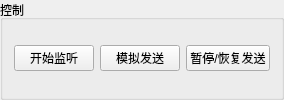
             <widget class="QGroupBox" name="groupBox_14">
              <property name="maximumSize">
               <size>
                <width>16777215</width>
                <height>195</height>
               </size>
              </property>
              <property name="title">
               <string>控制</string>
              </property>
              <layout class="QVBoxLayout" name="verticalLayout_63">
               <item>
                <layout class="QHBoxLayout" name="horizontalLayout_87">
                 <item>
                  <widget class="QPushButton" name="startListen">
                   <property name="sizePolicy">
                    <sizepolicy hsizetype="Preferred" vsizetype="Fixed">
                     <horstretch>0</horstretch>
                     <verstretch>0</verstretch>
                    </sizepolicy>
                   </property>
                   <property name="minimumSize">
                    <size>
                     <width>0</width>
                     <height>0</height>
                    </size>
                   </property>
                   <property name="text">
                    <string>开始监听</string>
                   </property>
                  </widget>
                 </item>
                 <item>
                  <widget class="QPushButton" name="simulateSignal">
                   <property name="text">
                    <string>模拟发送</string>
                   </property>
                  </widget>
                 </item>
                 <item>
                  <widget class="QPushButton" name="stopListen">
                   <property name="sizePolicy">
                    <sizepolicy hsizetype="Preferred" vsizetype="Fixed">
                     <horstretch>0</horstretch>
                     <verstretch>0</verstretch>
                    </sizepolicy>
                   </property>
                   <property name="minimumSize">
                    <size>
                     <width>0</width>
                     <height>0</height>
                    </size>
                   </property>
                   <property name="text">
                    <string>暂停/恢复发送</string>
                   </property>
                  </widget>
                 </item>
                </layout>
               </item>
              </layout>
             </widget>
